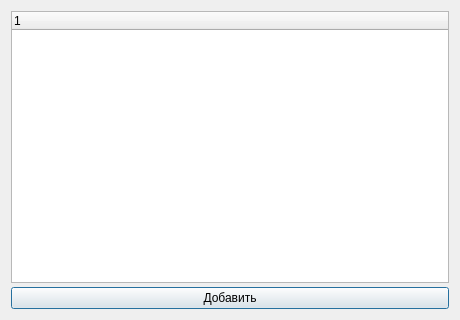
<?xml version="1.0" encoding="UTF-8"?>
<ui version="4.0"><class>Dialog</class><widget class="QDialog" name="Dialog"><property name="geometry"><rect><x>0</x><y>0</y><width>460</width><height>320</height></rect></property><property name="windowTitle"><string>#104 lists/189_tree_disabled</string></property><layout class="QVBoxLayout" name="verticalLayout"><property name="leftMargin"><number>11</number></property><property name="topMargin"><number>11</number></property><property name="rightMargin"><number>11</number></property><property name="bottomMargin"><number>11</number></property><property name="spacing"><number>4</number></property><item><widget class="QTreeWidget" name="tree"></widget></item><item><widget class="QPushButton" name="b1"><property name="text"><string>Добавить</string></property></widget></item></layout></widget></ui>
